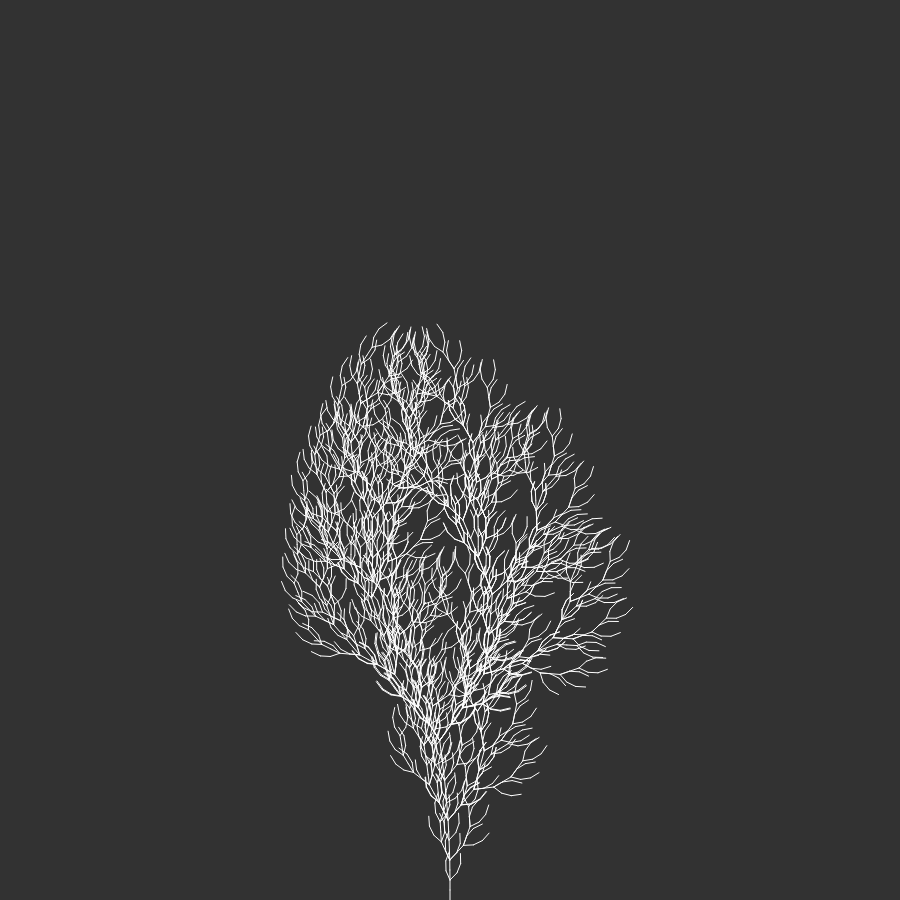
Frame 1 (no input)
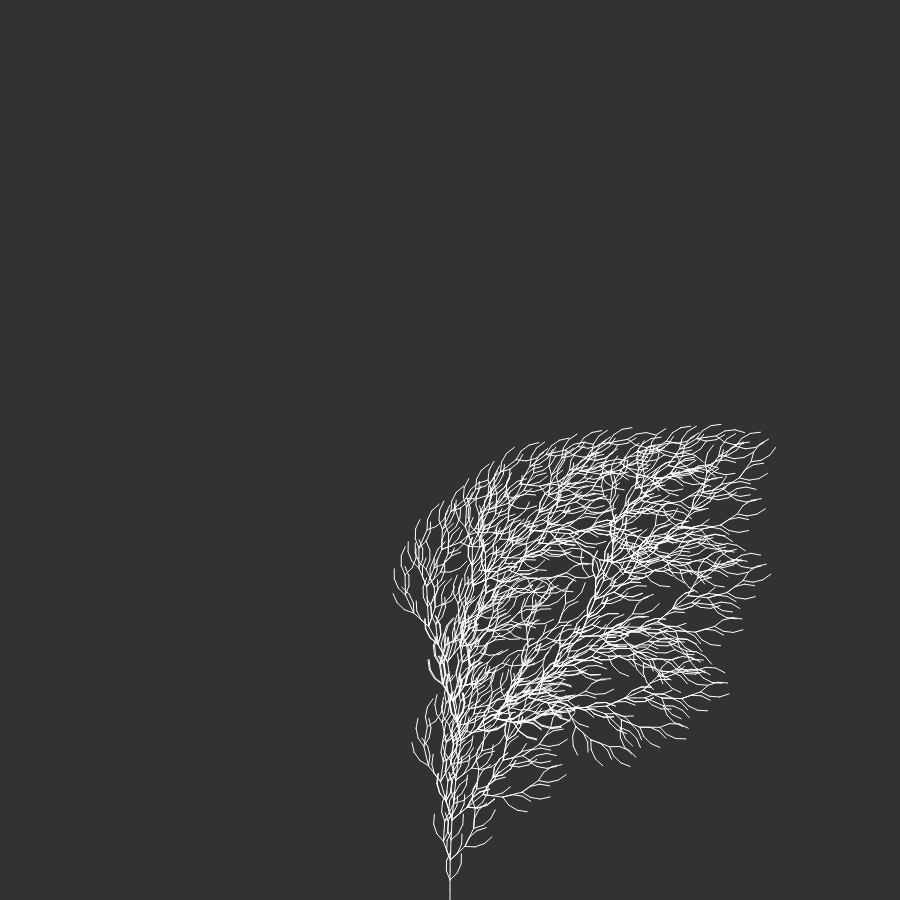
Frame 60 (no input)
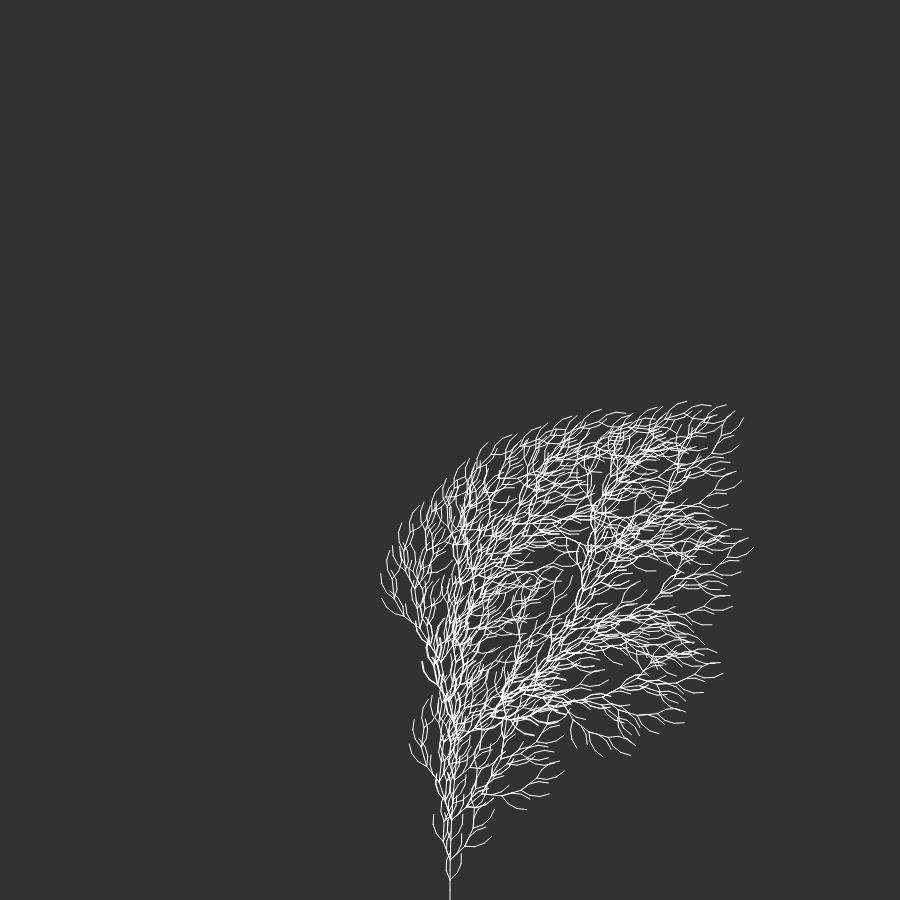
Frame 120 (the mouse pressed at the canvas centre since frame 60)

The p5.js sketch that drew these frames (run headless with seeded random() and noise() and a simulated clock; from frame 60 on, the mouse is pressed at the canvas centre):

// p5.js sketch
// ── sketch.js
var current;
var next = "";
var s = [];
var count = 0;
var textPosY = 0;
var n = 4; 

function setup() {

	createCanvas(900, 900);
	angleMode(DEGREES);

	noFill();

	// Axiom
	current = "F";

	// Rules
	for (var i = 0; i < n; i++) {
		for (var c of current) {
			if (c == "F") {
				next += "FF+[+F-F-F]-[-F+F+F]";
			} else if (c == "X") {
				next += "F-[[X]+X]+F[+FX]-X";
			}
			else {
				next += c;
			}
		}

		current = next;
		// print("Gen " + (i + 1) + " :" + current);
		next = "";
	}

	// noLoop();

}


function draw() {



	// 시작점
	// 기준점 이동, 위 방향을 각도 0으로 하기 위한 조정
	translate(width / 2, height);
	rotate(-90);

	// turtle graphics
	// https://en.wikipedia.org/wiki/Turtle_graphics
	var x = 0;
	var y = 0;
	var angle = 0;
	var theta = 22.5;
	var step_size = 10;
	var wind = 1;

	background(50);
	stroke(255);
	// PerlinNoise를 이용해 wind를 만들어 냅니다.
	wind = map(noise(frameCount/80), 0, 1, -1, 1);

	// index 없는 for..of 구문 
	// https://developer.mozilla.org/ko/docs/Web/JavaScript/Reference/Statements/for...of
	// index를 사용하지 않아도 어레이 등 반복 가능한 객체의 element들을 순차적으로 가져올 수 있습니다.

	// 같은 표현
	// for (var i = 0; i < current.length; i++) {
	// 	c = current[i];
	// }

	for (var c of current) {
		if (c == 'F') { // Foward
			// 반지름과 각도로 x, y 좌표를 구합니다.
			var new_x = x + (step_size * cos(angle));
			var new_y = y - (step_size * sin(angle));
			line(x, y, new_x, new_y);
			x = new_x; // 기준점 이동 x
			y = new_y; // 기준점 이동 y
		} else if (c == '-') { // Turn Left
			angle = angle + theta + wind;
		} else if (c == '+') { // Turn Right
			angle = angle - theta + wind;
		} else if (c == '[') { // Save 
			s.push(x); // Array 의 push(), pop()
			s.push(y);
			s.push(angle);
		} else if (c == ']') { // Restore
			angle = s.pop();
			y = s.pop();
			x = s.pop();
		}

	}

}
